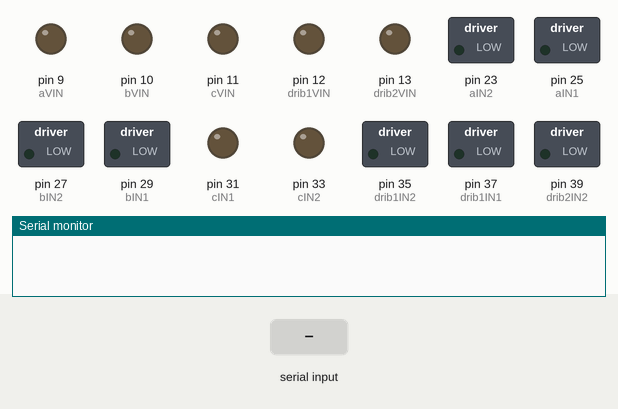
The sketch below on a simulated Arduino Mega 2560, built with avr-gcc and run on an emulated ATmega2560. Shown: switched loads named in the sketch (green lamp = pin HIGH), output pins drawn as LEDs (lit = HIGH), the last lines printed to the serial monitor. The test bench sets the inputs (shaded band).

Above: at 1.2 s.
1.3 s: "a" received over Serial
At 1.7 s:
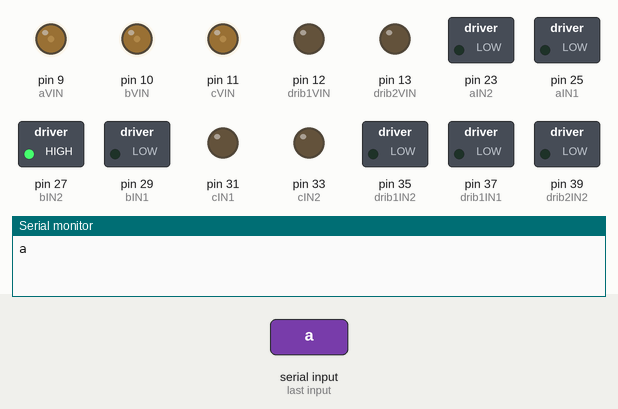
2.8 s: "d" received over Serial
At 4.0 s:
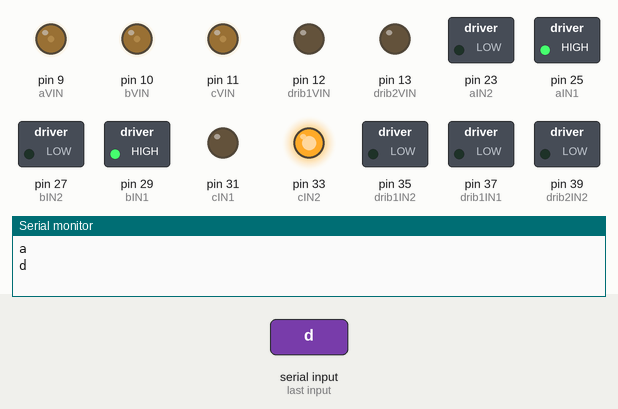
4.3 s: "q" received over Serial
At 5.2 s:
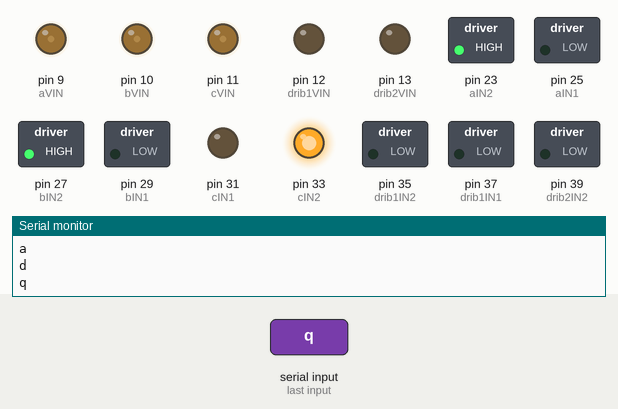
5.8 s: "e" received over Serial
At 6.3 s:
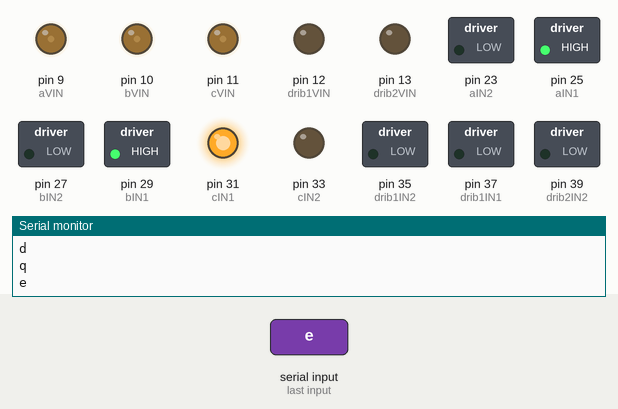
7.3 s: "w" received over Serial
At 8.5 s:
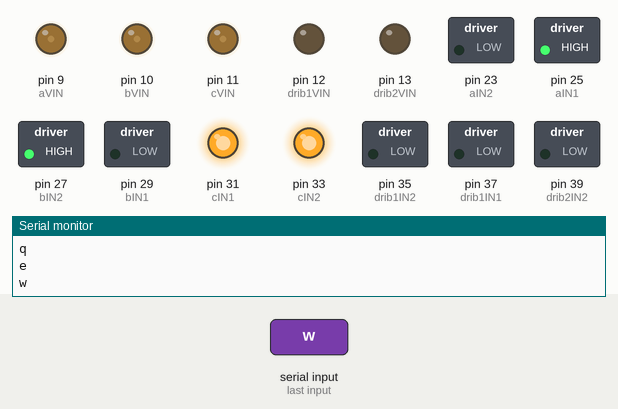
8.8 s: "s" received over Serial
At 9.8 s:
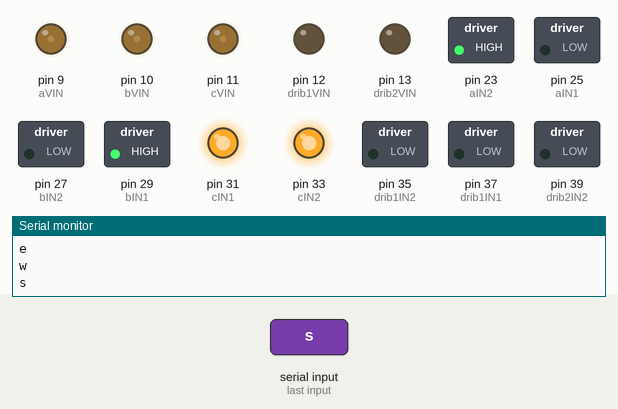
Timing chart, 0 to 11.3 s (numbered marks = the images above; inputs shaded):
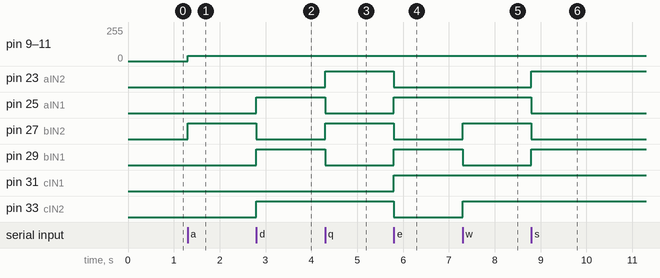

Measured:
- after the input at 1.3 s, pin 9 (aVIN), pin 10 (bVIN), pin 11 (cVIN): 0/255 → 40/255 at once; pin 27 (bIN2): LOW → HIGH at once
- after the input at 2.8 s, pin 25 (aIN1), pin 29 (bIN1), pin 33 (cIN2): LOW → HIGH at once; pin 27 (bIN2): HIGH → LOW at once
- after the input at 4.3 s, pin 23 (aIN2), pin 27 (bIN2): LOW → HIGH at once; pin 25 (aIN1), pin 29 (bIN1): HIGH → LOW at once
- after the input at 5.8 s, pin 23 (aIN2), pin 27 (bIN2), pin 33 (cIN2): HIGH → LOW at once; pin 25 (aIN1), pin 29 (bIN1), pin 31 (cIN1): LOW → HIGH at once
- after the input at 7.3 s, pin 27 (bIN2), pin 33 (cIN2): LOW → HIGH at once; pin 29 (bIN1): HIGH → LOW at once
- after the input at 8.8 s, pin 23 (aIN2), pin 29 (bIN1): LOW → HIGH at once; pin 25 (aIN1), pin 27 (bIN2): HIGH → LOW at once

The sketch:

arduino_motorik_striker_test_roda.ino
```cpp
#define aVIN 9                         // Pengatur kecepatan motor A KIRI DEPAN
#define aIN1 25                         // Pengatur arah putar motor A
#define aIN2 23                         // Pengatur arah putar motor A

#define bVIN 10     //KANAN DEPAN
#define bIN1 29
#define bIN2 27

#define cVIN 11     //BELAKANG
#define cIN1 31
#define cIN2 33

#define drib1VIN 12
#define drib1IN1 37
#define drib1IN2 35

#define drib2VIN 13
#define drib2IN1 41
#define drib2IN2 39

#define shooter 43

int pwmRoda = 40, pwmDrible = 200;

char action1 = 'o', action2 = 'n', action3 = '-', actionTest = 'o';

int lastShoot, now;

void setup() {
  Serial.begin(9600);

  pinMode(aVIN, OUTPUT);
  pinMode(bVIN, OUTPUT);
  pinMode(cVIN, OUTPUT);

  pinMode(aIN1, OUTPUT);
  pinMode(bIN1, OUTPUT);
  pinMode(cIN1, OUTPUT);

  pinMode(aIN2, OUTPUT);
  pinMode(bIN2, OUTPUT);
  pinMode(cIN2, OUTPUT);

  pinMode(shooter,OUTPUT);

  pinMode(drib1VIN,OUTPUT);
  pinMode(drib1IN1,OUTPUT);
  pinMode(drib1IN2,OUTPUT);

  pinMode(drib2VIN,OUTPUT);
  pinMode(drib2IN1,OUTPUT);
  pinMode(drib2IN2,OUTPUT);
}

void loop() {
  if(Serial.available()){
      char input = Serial.read();
      if(input == 'a' || input == 'd' || input == 'o' || input == 'q' || input == 'e' || input == 'w' || input == 's')
        action1 = input;
      else if(input == 'y' || input == 'n'){
        action2 = input;
      }
      else if(input == '+'){
        action3 = input;
      }else{
        actionTest = input;
      }

      Serial.println(input);
  }

  if(action1 == 'a'){
    testB();
    //kiri();
  }
  else if(action1 == 'd'){
    kanan();
  }
  else if(action1 == 'o'){
    parking();
  }
  else if(action1 == 'q'){
    putarkiri();
  }
  else if(action1 == 'e'){
    putarkanan();
  }
  else if(action1 == 'w'){
    maju();
  }
  else if(action1 == 's'){
    mundur();
  }

  if(action2 == 'n'){
    drib_off();
  }
  else if(action2 == 'y'){
    drib_on_backward();
  }

  if(action3 == '+'){
    tendang();
  }

  if(actionTest == 'm'){
    testA();
    Serial.println("Motor A");
  }
  else if(actionTest == 'n'){
    testB();
    Serial.println("Motor B");
  }
  else if(actionTest == 'b'){
    testC();
    Serial.println("motor C");
  }
}

void tendang(){
  digitalWrite(shooter,LOW);
  delay(1000);
  action3 = '-';
}

void testA() {
  Serial.println("jalan");
  digitalWrite(aIN1, LOW);
  digitalWrite(aIN2, HIGH);
  analogWrite(aVIN, pwmRoda);

  digitalWrite(bIN1, LOW);
  digitalWrite(bIN2, LOW);
  analogWrite(bVIN, pwmRoda);

  digitalWrite(cIN1, LOW);
  digitalWrite(cIN2, LOW);
  analogWrite(cVIN, pwmRoda);
}

void testB() {

  digitalWrite(aIN1, LOW);
  digitalWrite(aIN2, LOW);
  analogWrite(aVIN, pwmRoda);

  digitalWrite(bIN1, LOW);
  digitalWrite(bIN2, HIGH);
  analogWrite(bVIN, pwmRoda);

  digitalWrite(cIN1, LOW);
  digitalWrite(cIN2, LOW);
  analogWrite(cVIN, pwmRoda);
}

void testC() {

  digitalWrite(aIN1, LOW);
  digitalWrite(aIN2, LOW);
  analogWrite(aVIN, pwmRoda);

  digitalWrite(bIN1, LOW);
  digitalWrite(bIN2, LOW);
  analogWrite(bVIN, pwmRoda);

  digitalWrite(cIN1, HIGH);
  digitalWrite(cIN2, HIGH);
  analogWrite(cVIN, pwmRoda);
}


void putarkiri() {

  digitalWrite(aIN1, LOW);
  digitalWrite(aIN2, HIGH);
  analogWrite(aVIN, pwmRoda);

  digitalWrite(bIN1, LOW);
  digitalWrite(bIN2, HIGH);
  analogWrite(bVIN, pwmRoda);

  digitalWrite(cIN1, LOW);
  digitalWrite(cIN2, HIGH);
  analogWrite(cVIN, pwmRoda);
}

void putarkanan() {

  digitalWrite(aIN1, HIGH);
  digitalWrite(aIN2, LOW);
  analogWrite(aVIN, pwmRoda);

  digitalWrite(bIN1, HIGH);
  digitalWrite(bIN2, LOW);
  analogWrite(bVIN, pwmRoda);

  digitalWrite(cIN1, HIGH);
  digitalWrite(cIN2, LOW);
  analogWrite(cVIN, pwmRoda);

}

void kiri() {

  digitalWrite(aIN1, LOW);
  digitalWrite(aIN2, HIGH);
  analogWrite(aVIN, pwmRoda);

  digitalWrite(bIN1, LOW);
  digitalWrite(bIN2, HIGH);
  analogWrite(bVIN, pwmRoda);

  digitalWrite(cIN1, HIGH);
  digitalWrite(cIN2, LOW);
  analogWrite(cVIN, pwmRoda);
}

void kanan() {

  digitalWrite(aIN1, HIGH);
  digitalWrite(aIN2, LOW);
  analogWrite(aVIN, pwmRoda);

  digitalWrite(bIN1, HIGH);
  digitalWrite(bIN2, LOW);
  analogWrite(bVIN, pwmRoda);

  digitalWrite(cIN1, LOW);
  digitalWrite(cIN2, HIGH);
  analogWrite(cVIN, pwmRoda);
}

void brake() {
  digitalWrite(aIN1, HIGH);
  digitalWrite(aIN2, HIGH);
  analogWrite(aVIN, 15);

  digitalWrite(bIN1, HIGH);
  digitalWrite(bIN2, HIGH);
  analogWrite(bVIN, 15);

  digitalWrite(cIN1, HIGH);
  digitalWrite(cIN2, HIGH);
  analogWrite(cVIN, 15);
}

void parking() {
  digitalWrite(aIN1, LOW);
  digitalWrite(aIN2, LOW);
  analogWrite(aVIN, 0);

  digitalWrite(bIN1, LOW);
  digitalWrite(bIN2, LOW);
  analogWrite(bVIN, 0);

  digitalWrite(cIN1, LOW);
  digitalWrite(cIN2, LOW);
  analogWrite(cVIN, 0);
}

void mundur(){

  digitalWrite(aIN1, LOW);
  digitalWrite(aIN2, HIGH);
  analogWrite(aVIN, pwmRoda);

  digitalWrite(bIN1, HIGH);
  digitalWrite(bIN2, LOW);
  analogWrite(bVIN, pwmRoda);

  digitalWrite(cIN1, HIGH);
  digitalWrite(cIN2, HIGH);
  analogWrite(cVIN, pwmRoda);
}

void maju(){
  digitalWrite(aIN1, HIGH);
  digitalWrite(aIN2, LOW);
  analogWrite(aVIN, pwmRoda);

  digitalWrite(bIN1, LOW);
  digitalWrite(bIN2, HIGH);
  analogWrite(bVIN, pwmRoda);

  digitalWrite(cIN1, HIGH);
  digitalWrite(cIN2, HIGH);
  analogWrite(cVIN, pwmRoda);
}

void drib_on_backward(){
  digitalWrite(drib1IN1, HIGH);
  digitalWrite(drib1IN2, LOW);
  analogWrite(drib1VIN, pwmDrible);

  digitalWrite(drib2IN1, HIGH);
  digitalWrite(drib2IN2, LOW);
  analogWrite(drib2VIN, pwmDrible);
}

void drib_on_right(){
  digitalWrite(drib1IN1, LOW);
  digitalWrite(drib1IN2, HIGH);
  analogWrite(drib1VIN, pwmDrible);

  digitalWrite(drib2IN1, HIGH);
  digitalWrite(drib2IN2, LOW);
  analogWrite(drib2VIN, pwmDrible * 1/8);
}

void drib_on_left(){
  digitalWrite(drib1IN1, LOW);
  digitalWrite(drib1IN2, HIGH);
  analogWrite(drib1VIN, pwmDrible * 1/8);

  digitalWrite(drib2IN1, HIGH);
  digitalWrite(drib2IN2, LOW);
  analogWrite(drib2VIN, pwmDrible);
}

void drib_off(){
  digitalWrite(drib1IN1, LOW);
  digitalWrite(drib1IN2, LOW);
  digitalWrite(drib1VIN, LOW);

  digitalWrite(drib2IN1, LOW);
  digitalWrite(drib2IN2, LOW);
  digitalWrite(drib2VIN, LOW);
}
```
